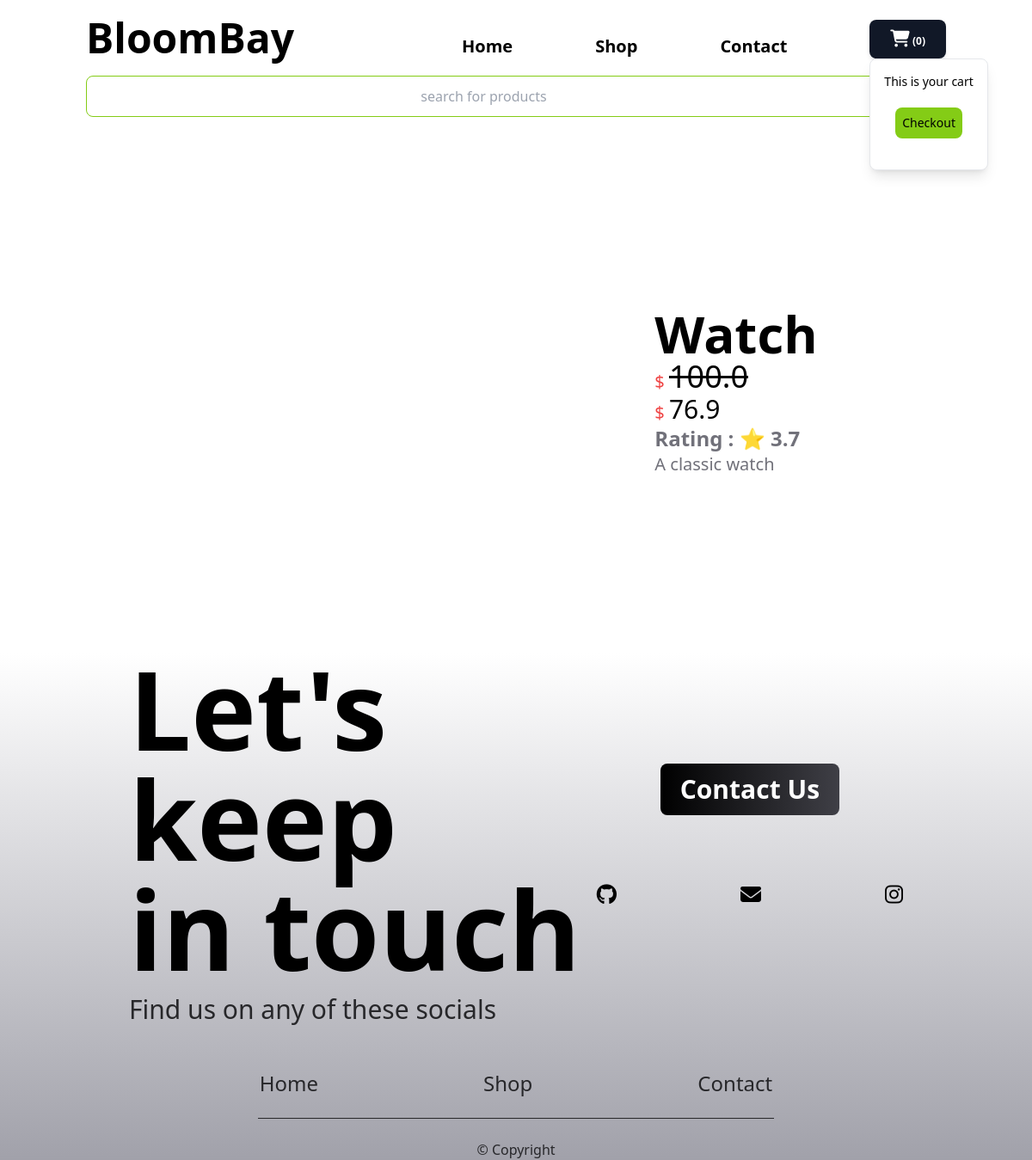
The app's page /1/, older data.
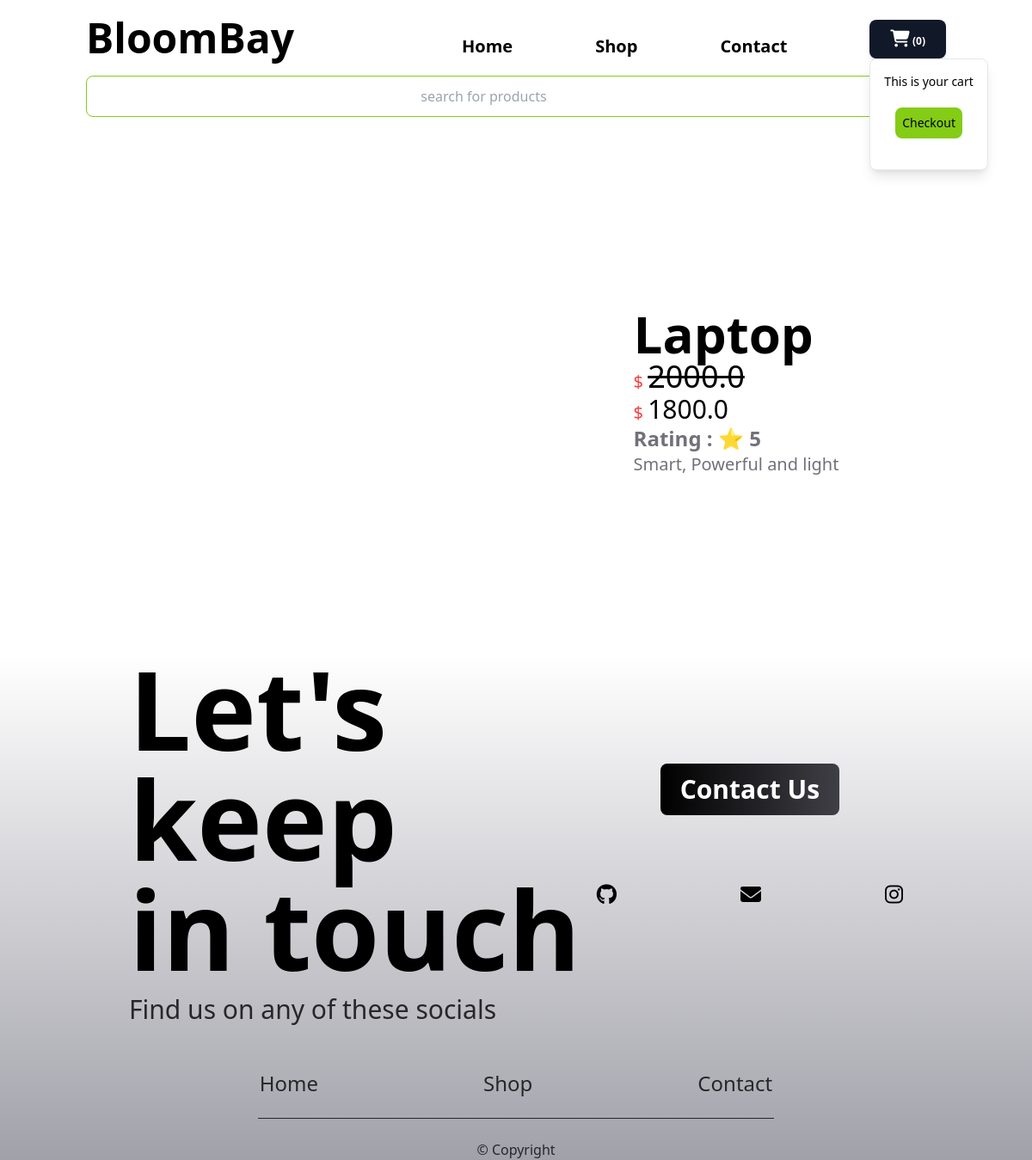
The same page, newer data.
### shop/models.py (models this page shows, shortened)
class Products(models.Model):
    title = models.CharField(max_length=200)
    price = models.FloatField()
    discount_price = models.FloatField()
    category = models.CharField(max_length=200)
    description = models.TextField()
    image = models.CharField(max_length=300)
    rating = models.CharField(max_length=10)

### shop/views.py (the view)
# urls.py: path('<int:id>/',views.detail,name='detail'),
def detail(request,id):
    product_object = Products.objects.get(id=id)
    return render(request,'shop/detail.html', {'product_object':product_object})

### shop/templates/shop/detail.html (shortened to what this page needs)
{% load static %}
<!DOCTYPE html>
<html lang="en">
    <head>
        <script src="https://cdn.tailwindcss.com"></script>
    </head>
<body>
    {% include 'shop/navbar.html' %}
    <div class="flex mt-32 items-center justify-center space-x-32">
        <div class="w-96 h-96 ">
        </div>
        <div>
            <h1 class="text-6xl font-bold">{{ product_object.title }}</h1>
            <h1 class="text-4xl"><span class="text-red-500 text-xl">$ </span><s>{{ product_object.price }}</s></h1>
            <h1 class="text-3xl"><span class="text-red-500 text-xl">$ </span>{{ product_object.discount_price }}</h1>
            <h1 class="text-2xl font-semibold text-zinc-500">Rating : ⭐ {{ product_object.rating }}</h1>
            <h1 class="text-xl font-medium text-zinc-500">{{ product_object.description }}</h1>
        </div>
    </div>
    {% include 'shop/footer.html' %}
</body>
</html>

### shop/templates/shop/navbar.html (shortened to what this page needs)
{% load static %}
<!DOCTYPE html>
<html lang="en">
<head>
</head>
<body>
    <div class="flex justify-between py-5 w-5/6 mx-auto sticky top-0">
        <div>
            <a href="">
                <h1 class="text-3xl md:text-5xl font-extrabold">BloomBay</h1>
            </a>
        </div>
        <ul class="hidden md:flex space-x-24 text-xl font-semibold items-end">
            <li>
                <a href="">Home</a>
            </li>
            <li>
                <a href="">Shop</a>
            </li>
            <li>
                <a href="">Contact</a>
            </li>
            <li>
                <button id="cart" onclick="DisplayCart(cart)" data-ripple-light="true"
                    data-popover-target="popover-bottom"
                    class="select-none rounded-lg bg-gray-900 py-3 px-6 text-center align-middle font-sans text-xs font-bold uppercase text-white shadow-md shadow-gray-900/10 transition-all hover:shadow-lg hover:shadow-gray-900/20 focus:opacity-[0.85] focus:shadow-none active:opacity-[0.85] active:shadow-none disabled:pointer-events-none disabled:opacity-50 disabled:shadow-none">
                    <i class="fa-solid fa-cart-shopping text-xl"></i>  (0)
                </button>
                <div data-popover="popover-bottom" data-popover-placement="bottom"
                    class="absolute z-10 p-4 font-sans text-sm font-normal break-words whitespace-normal bg-white border rounded-lg shadow-lg w-max border-blue-gray-50 text-blue-gray-500 shadow-blue-gray-500/10 focus:outline-none"
                    id="popoverContent">
                </div>
            </li>
        </ul>
    </div>
    <div>
        <form action="" class="w-5/6 mx-auto flex space-x-4">
            <input type="search" name="item_name" placeholder="search for products"
                class="w-full rounded-lg border border-lime-500 text-center">
            <button type="submit" class="bg-white shadow-lg p-3 rounded-lg">🔎</button>
        </form>
</body>
<script type="module" src="node_modules/@material-tailwind/html@latest/scripts/popover.js"></script>
<script type="module" src="https://unpkg.com/@material-tailwind/html@latest/scripts/popover.js"></script>
</html>

### shop/templates/shop/footer.html (shortened to what this page needs)
{% load static %}
<!DOCTYPE html>
<html lang="en">
<head>
</head>
<body>
    <div class="bg-gradient-to-b from-white to-zinc-400" id="footer" >
        <div class="w-3/4 mx-auto md:flex md:justify-between mt-28 mb-10">
            <div>
                <h1 class="text-black text-7xl md:text-9xl font-bold">Let's keep <br> in touch</h1>
                <h1 class="text-zinc-800 text-xl md:text-3xl font-thin py-3">Find us on any of these socials </h1>
            </div>
            <div class="flex flex-col ">
                <button
                    class="text-white font-bold text-xl md:text-3xl bg-gradient-to-r from-black to-zinc-700 p-3 rounded-lg w-40 md:w-52 mx-auto mt-10 md:mt-32">Contact
                    Us</button>
                <div class="flex space-x-36 mt-10 md:mt-20">
                    <a href=""><i class="fa-brands fa-github text-2xl  text-black"></i></a>
                    <a href=""><i class="fa-solid fa-envelope text-2xl text-black"></i></a>
                    <a href=""><i class="fa-brands fa-instagram text-2xl text-black"></i></a>
                </div>
            </div>
        </div>
        <div>
            <ul class="flex space-x-20 md:space-x-48 text-zinc-800 text-lg md:text-2xl justify-center">
                <li>
                    <a routerLink="/create">Home</a>
                </li>
                <li>
                    <a routerLink="/about">Shop</a>
                </li>
                <li>
                    <a routerLink="">Contact</a>
                </li>
            </ul>
        </div>
        <br>
        <hr class="w-2/4 mx-auto border-t-1 border-zinc-800 ">
        <br>
        <h1 class="text-zinc-800 text-center">© Copyright</h1>
    </div>
</body>
</html>

### shop/static/shop/styles.css (style rules this page uses)
html, :host { line-height: 1.5; -webkit-text-size-adjust: 100%; -moz-tab-size: 4; -o-tab-size: 4; tab-size: 4; font-family: ui-sans-serif, system-ui, sans-serif, "Apple Color Emoji", "Segoe UI Emoji", "Segoe UI Symbol", "Noto Color Emoji"; font-feature-settings: normal; font-variation-settings: normal; -webkit-tap-highlight-color: transparent; }
body { margin: 0; line-height: inherit; }
hr { height: 0; color: inherit; border-top-width: 1px; }
h1, h2, h3, h4, h5, h6 { font-size: inherit; font-weight: inherit; }
a { color: inherit; text-decoration: inherit; }
button, input, optgroup, select, textarea { font-family: inherit; font-feature-settings: inherit; font-variation-settings: inherit; font-size: 100%; font-weight: inherit; line-height: inherit; letter-spacing: inherit; color: inherit; margin: 0; padding: 0; }
button, select { text-transform: none; }
button, input:where([type='button']), input:where([type='reset']), input:where([type='submit']) { -webkit-appearance: button; background-color: transparent; background-image: none; }
[type='search'] { -webkit-appearance: textfield; outline-offset: -2px; }
blockquote, dl, dd, h1, h2, h3, h4, h5, h6, hr, figure, p, pre { margin: 0; }
ol, ul, menu { list-style: none; margin: 0; padding: 0; }
input::placeholder, textarea::placeholder { opacity: 1; color: #9ca3af; }
button, [role="button"] { cursor: pointer; }

Row changes from the older to the newer data that the page shows:
changed Products: title "Watch" → "Laptop"; price "100.0" → "2000.0"; discount_price "76.9" → "1800.0"; rating "3.7" → "5"; description "A classic watch" → "Smart, Powerful and light"
